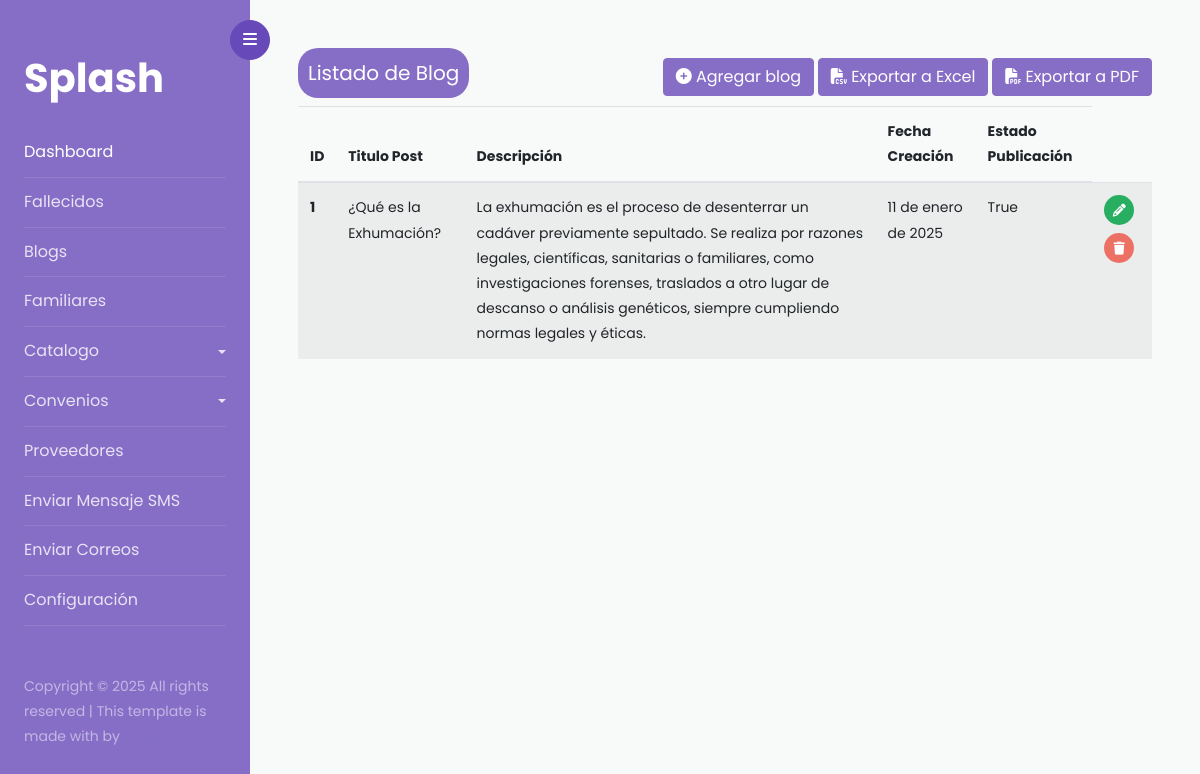
The app's page /blogs/list-blogs with its own data.
### blogs/models.py (models this page shows, shortened)
class BlogPost(models.Model):
    image_post = models.ImageField(verbose_name='Imagen', upload_to='Imagenes Blogs')
    title_post = models.CharField(max_length=255, verbose_name='Titulo Post')
    descriptions_post = models.TextField()
    content_post = HTMLField(verbose_name='Contenido')
    date_create = models.DateField(auto_now_add=True, verbose_name='Fecha de Creación')
    slug_post = models.SlugField(unique=True, blank=True, null=True)
    is_published = models.BooleanField(default=True, verbose_name='Estado Publicación')
    class Meta:
        verbose_name = 'Blog'
        verbose_name_plural = 'Blogs'

### blogs/views.py (the view)
# urls.py: path('list-blogs', ListBlog , name='list-blogs')
def ListBlog(request):
    obj_blog =  BlogPost.objects.all()
    return render(request, 'index-blog.html', {'obj_blog': obj_blog})

### blogs/templates/index-blog.html
{% extends 'index.html' %}
{% block content %}
    <div>
        <div class="flex-content-modal">
            <h5 class="title-list-table">Listado de Blog</h5>
            <div>
                <a href="#" class="btn  btn-primary" ><i class="fa-solid fa-circle-plus"></i> Agregar blog</a>
                <a href="#" class="btn btn-primary"><i class="fa-solid fa-file-csv"></i> Exportar a Excel</a>
                <a class="btn btn-primary"  href="#"><i class="fa-solid fa-file-pdf"></i> Exportar a PDF</a>
            </div>
        </div>
        {% if not obj_blog %}
        <span>&nbsp;&nbsp;&nbsp;No hay datos para mostrar</span>
        {% else %}
        <table class="table table-striped table-hover">
            <thead>
                <tr>
                    <th scope="col">ID</th>
                    <th scope="col">Titulo Post</th>
                    <th scope="col">Descripción</th>
                    <th scope="col">Fecha Creación</th>
                    <th scope="col">Estado Publicación</th>
                </tr>
            </thead>
            <tbody>
                {% for i in obj_blog %}
                <tr>
                    <th scope="row">{{ i.id }}</th>
                    <td>{{ i.title_post }}</td>
                    <td>{{ i.descriptions_post }}</td>
                    <td>{{ i.date_create  }}</td>
                    <td>{{ i.is_published }}</td>
                    <td class="td-actions">
                        <a href="#"><i class="fa-solid fa-pencil"></i></a>
                        <a href="#"><i class="fa-solid fa-trash"></i></a>
                    </td>
                </tr>
                {% endfor %}
            </tbody>
        </table>
        {% endif %}
    </div>
{% endblock %}

### static/css/style-fallecido.css (style rules this page uses)
* { margin: 0px; padding: 0px; }
h5.title-list-table { background-color: #866ec7; color: #FFF; width: max-content; padding: 10px; border-radius: 20px; }
td.td-actions { display: flex; gap: 0.5rem; flex-wrap: wrap; }
i.fa-pencil { background-color: #27ae60; }
i.fa-trash { background-color: var(--gender-female); }
i.fa-pencil, i.fa-trash, i.fa-eye, i.fa-cross { height: 30px; width: 30px; border-radius: 50% 50%; color: #FFF; display: flex; justify-content: center; align-items: center; font-size: 13px; }

### static/css/style-modal.css (style rules this page uses)
div.flex-content-modal { display: flex; justify-content: space-between; align-items: center; }

### records on screen
BlogPost: id "1", title_post "¿Qué es la Exhumación?", descriptions_post "La exhumación es el proceso de desenterrar un cadáver previamente sepultado. Se realiza por razones legales, científicas, sanitarias o familiares, como investigaciones forenses, traslados a otro lugar de descanso o análisis genéticos, siempre cumpliendo normas legales y éticas.", date_create "11 de enero de 2025", is_published "True"
